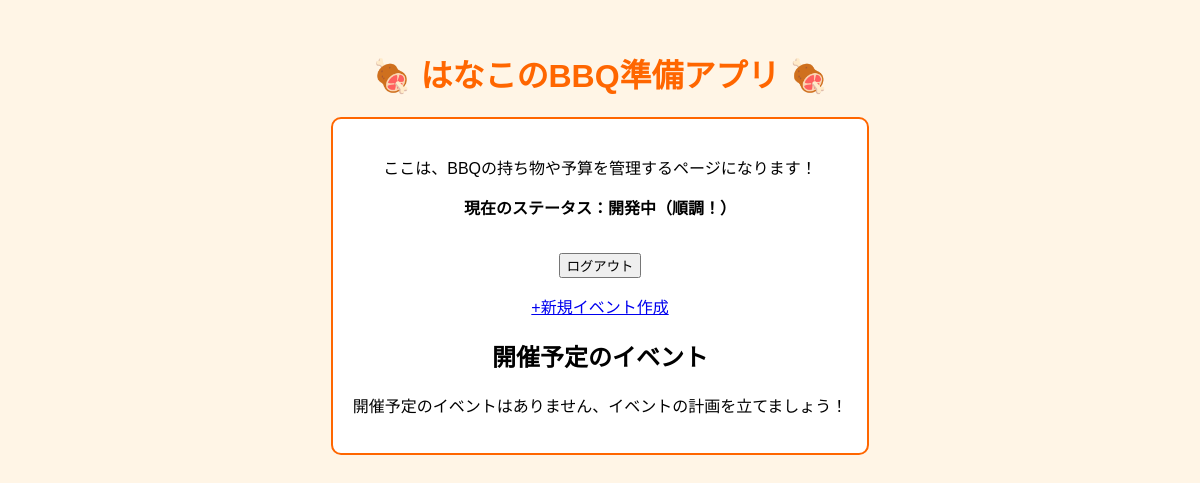
Page /home/ (signed in) on the earlier database version.
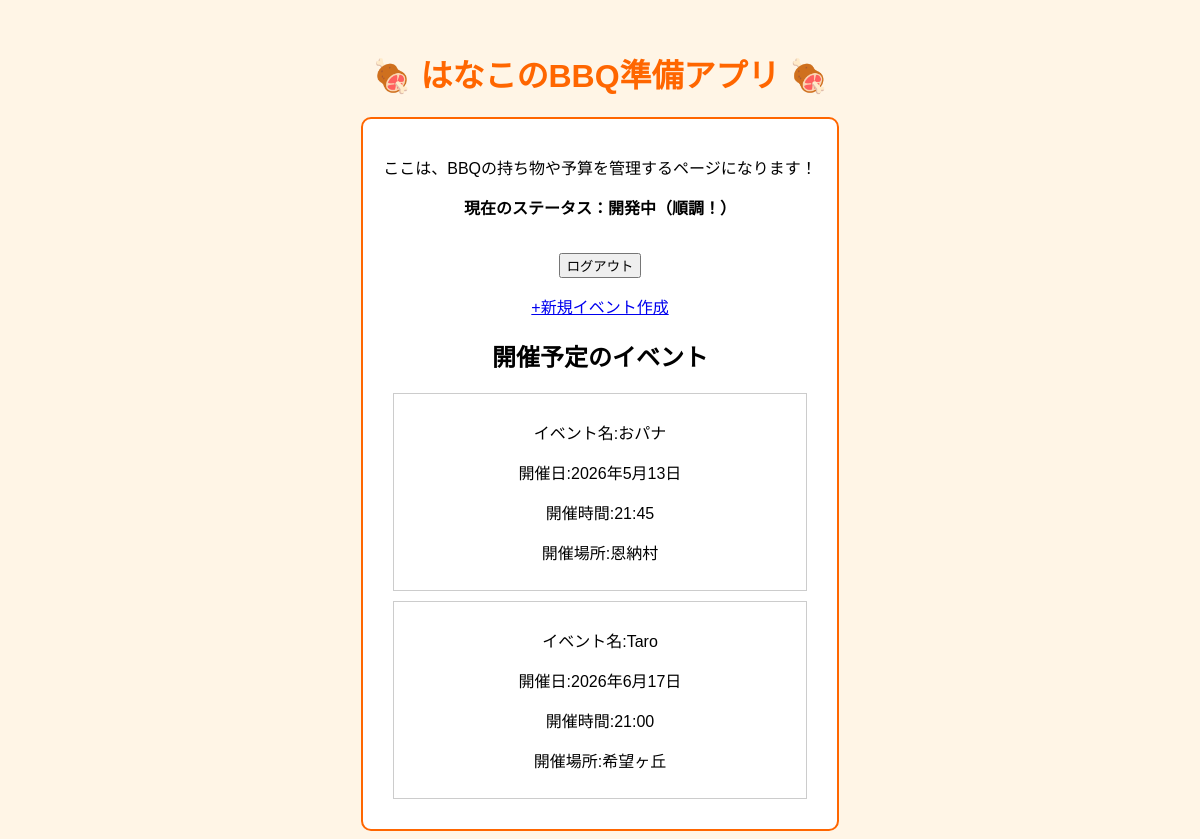
Same page on the later database version.
### bbq_app/models.py (models this page shows, shortened)
class Event(models.Model):
    user = models.ForeignKey(User, on_delete=models.CASCADE, related_name="events")
    name = models.CharField("イベント名", max_length=30)
    date = models.DateField("開催日")
    time = models.TimeField("開催時間")
    location = models.CharField("開催場所", max_length=50)
    created_at = models.DateTimeField("作成日時", auto_now_add=True)
    updated_at = models.DateTimeField("更新日時", auto_now=True)

### bbq_app/views.py (the view)
# urls.py: path('home/', views.home, name='home'),
@login_required
def home(request):
    events = Event.objects.filter(user=request.user).order_by("date")[3:]
    return render(request, 'bbq_app/home.html', {"events": events})

### bbq_app/templates/bbq_app/home.html (shortened to what this page needs)
<!DOCTYPE html>
<html>
<head>
</head>
<body>
    <h1>🍖 はなこのBBQ準備アプリ 🍖</h1>
    <div class="box">
        <p>ここは、BBQの持ち物や予算を管理するページになります！</p>
        <p><strong>現在のステータス：開発中（順調！）</strong></p>
    <br>
    <form method="post" action="{% url 'logout' %}">
    <button type="submit">ログアウト</button>
    </form>
    <p><a href="{% url 'event_create' %}">+新規イベント作成</a></p>
    <h2>開催予定のイベント</h2>
{% if events %}
    {% for event in events %}
        <div style="border:1px solid #ccc; padding:10px; margin:10px">
            <p>イベント名:{{ event.name }}</p>
            <p>開催日:{{ event.date }}</p>
            <p>開催時間:{{ event.time }}</p>
            <p>開催場所:{{ event.location }}</p>
        </div>
    {% endfor %}
{% else %}
    <p>開催予定のイベントはありません、イベントの計画を立てましょう！</p>
{% endif %}
</div>
</body>
</html>

### bbq_app/templates/bbq_app/home.html (style rules this page uses)
body { background-color: #fff5e6; text-align: center; font-family: sans-serif; }
h1 { color: #ff6600; margin-top: 50px; }
.box { border: 2px solid #ff6600; padding: 20px; display: inline-block; background: white; border-radius: 10px; }

Differences in the rows shown:
added Event: name "おパナ", date "2026年5月13日", time "21:45", location "恩納村"
added Event: name "Taro", date "2026年6月17日", time "21:00", location "希望ヶ丘"
Other differences:
text no longer shown: "開催予定のイベントはありません、イベントの計画を立てましょう！"
